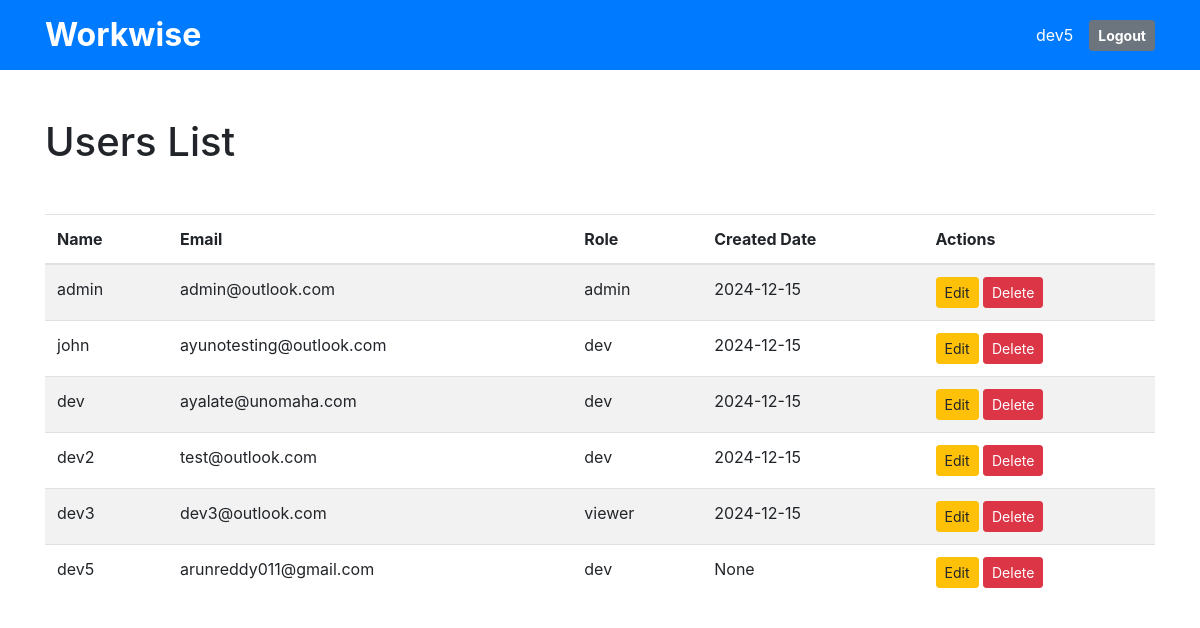
/list_users (signed in), run on an earlier commit of the app's database.
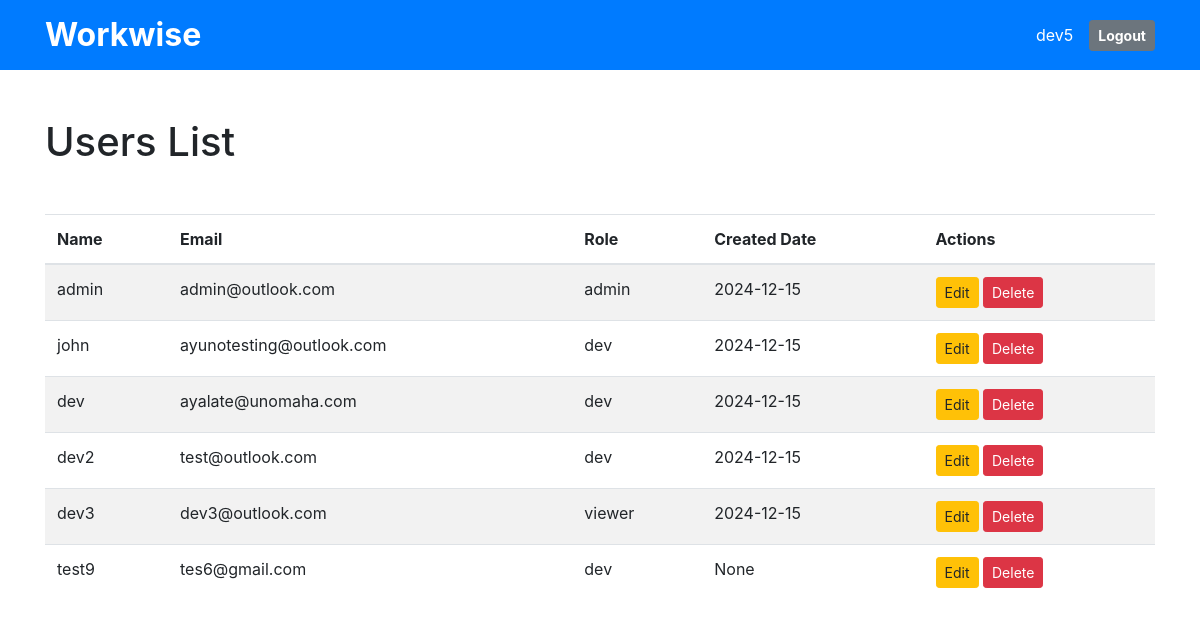
And on a later commit of the database.
### app.py (models this page shows, shortened)
class User(db.Model, UserMixin):
    id = db.Column(db.Integer, primary_key=True)
    name = db.Column(db.String(100), nullable=True)
    email_id = db.Column(db.String(100), nullable=True)
    mobile_number = db.Column(db.String(100), nullable=True)
    designation = db.Column(db.String(100), nullable=True)
    address = db.Column(db.String(100), nullable=True)
    password_hash = db.Column(db.String(128), nullable=True)
    role = db.Column(db.String(20), nullable=True,
                     default='viewer')  # Roles: admin, dev, viewer
    created_date = db.Column(db.Date, nullable=True)
    modified_date = db.Column(db.Date, nullable=True)
    status = db.Column(db.String(20), default='Active')

### app.py (the view)
@app.route('/list_users', methods=['GET'])
@login_required
def list_users():
    filter_status = request.args.get('filter', 'All')
    if current_user.role in ['admin', 'dev']:
        user_query = User.query.filter_by(status='Active').all()
        print(user_query)
        return render_template('user_table.html', users=user_query)
    else:
        if current_user.role != 'admin':
            flash('Permission denied.', 'danger')
            return redirect(url_for('admin_dashboard'))

### app.py (called while the page is built)
@login_manager.user_loader
def load_user(user_id):
    return db.session.get(User, int(user_id))

### templates/user_table.html (shortened to what this page needs)
<!DOCTYPE html>
<html lang="en">
  <head>
    <link
      href="https://stackpath.bootstrapcdn.com/bootstrap/4.5.2/css/bootstrap.min.css"
      rel="stylesheet"
    />
  </head>
  <body>
    <div class="bg-primary text-white py-3">
      <div class="container d-flex justify-content-between align-items-center">
        <h1 class="mb-0" style="font-size: 2rem; font-weight: bold;">Workwise</h1>
        <div class="d-flex align-items-center">
          <span class="mr-3">{{ current_user.name }}</span>
          <a href="{{ url_for('logout') }}" class="btn btn-secondary btn-sm font-weight-bold">Logout</a>
        </div>
      </div>
    </div>
    <div class="container mt-5">
      <h1>Users List</h1>
      <table class="table table-striped mt-5">
        <thead>
          <tr>
            <th>Name</th>
            <th>Email</th>
            <th>Role</th>
            <th>Created Date</th>
            <th>Actions</th>
          </tr>
        </thead>
        <tbody>
          {% for person in users %}
          <tr>
            <td>{{ person.name }}</td>
            <td>{{ person.email_id }}</td>
            <td>{{ person.role }}</td>
            <td>{{ person.created_date }}</td>
            <td>
              {% if current_user.role in ['admin', 'dev'] %}
              <a
                href="{{ url_for('user_page', id=person.id) }}"
                class="btn btn-sm btn-warning"
                >Edit</a
              >
              <form
                action="{{ url_for('delete_user', user_id=person.id) }}"
                method="post"
                style="display: inline"
              >
                <button class="btn btn-sm btn-danger">Delete</button>
              </form>
              {% endif %}
            </td>
          </tr>
          {% endfor %}
        </tbody>
      </table>
    </div>
  </body>
</html>

What changed in the data, as far as the page shows it:
no longer on one of the page's lists (row edited): User: name "dev5", email_id "arunreddy011@gmail.com", role "dev", created_date "None"
added User: name "test9", email_id "tes6@gmail.com", role "dev", created_date "None"
